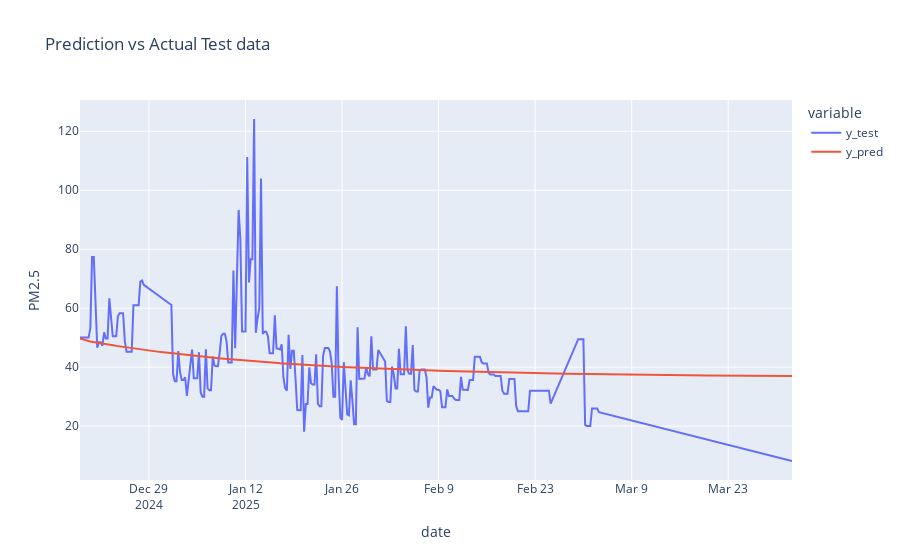

The notebook cell saved with this chart:
### Code cell
# Plot results
fig = px.line(
    data_frame= df_pred_test,
    title = "Prediction vs Actual Test data ",
    labels= {"value" : "PM2.5"}
)
fig.show()

### Figure 1 — Plotly figure (JSON) as saved in the notebook; plotly's stock layout.template omitted (floating-point values rounded to 4 significant figures; data arrays with more than 128 entries replaced by an {"elided": "..."} marker saying what was removed)
{"data": [{"hovertemplate": "variable=y_test<br>date=%{x}<br>PM2.5=%{y}<extra></extra>", "legendgroup": "y_test", "line": {"color": "#636efa", "dash": "solid"}, "marker": {"symbol": "circle"}, "mode": "lines", "name": "y_test", "orientation": "v", "showlegend": true, "type": "scatter", "x": {"elided": "414 str values"}, "xaxis": "x", "y": {"elided": "414 float values"}, "yaxis": "y"}, {"hovertemplate": "variable=y_pred<br>date=%{x}<br>PM2.5=%{y}<extra></extra>", "legendgroup": "y_pred", "line": {"color": "#EF553B", "dash": "solid"}, "marker": {"symbol": "circle"}, "mode": "lines", "name": "y_pred", "orientation": "v", "showlegend": true, "type": "scatter", "x": {"elided": "414 str values"}, "xaxis": "x", "y": {"elided": "414 float values"}, "yaxis": "y"}], "layout": {"legend": {"title": {"text": "variable"}, "tracegroupgap": 0}, "title": {"text": "Prediction vs Actual Test data "}, "xaxis": {"anchor": "y", "domain": [0, 1], "title": {"text": "date"}}, "yaxis": {"anchor": "x", "domain": [0, 1], "title": {"text": "PM2.5"}}}}
